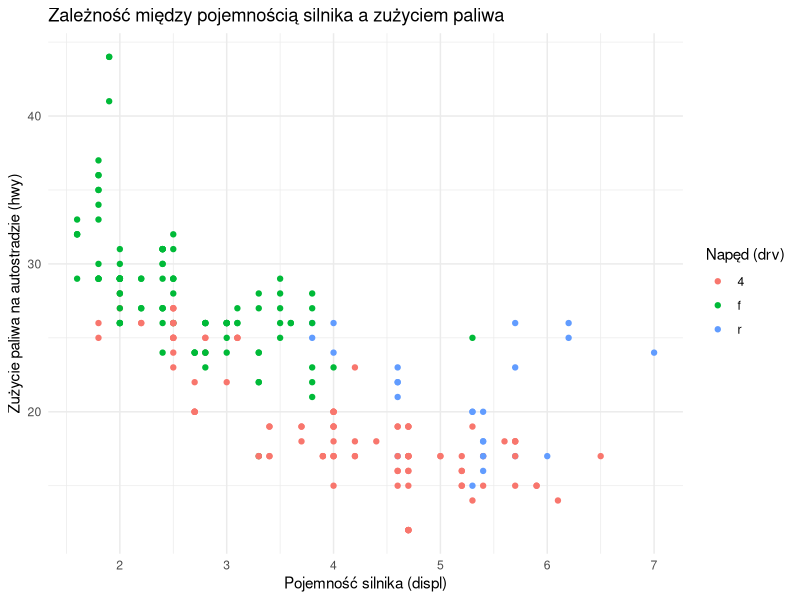

Here is the R script that generated this plot:
install.packages("tidyverse")

library(tidyverse)
data(mpg)
ggplot(data = mpg, aes(x = displ, y = hwy, color = drv)) +
  geom_point() +
  labs(
    title = "Zależność między pojemnością silnika a zużyciem paliwa",
    x = "Pojemność silnika (displ)",
    y = "Zużycie paliwa na autostradzie (hwy)",
    color = "Napęd (drv)"
  ) +
  theme_minimal()